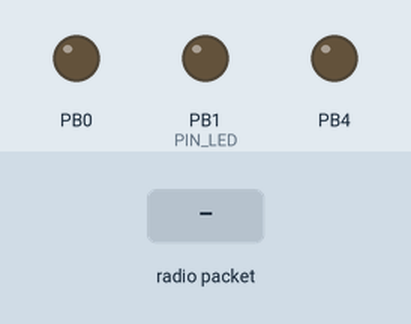
This sketch was run on a simulated ATtiny85, built with avr-gcc and run on an emulated ATtiny85. Parts: output pins drawn as LEDs (lit = HIGH). The test bench sets the inputs (shaded band). No radio packets arrive unless stated.

Above: at 1.2 s.
1.3 s: radio packet "0" arrives
At 2.0 s:
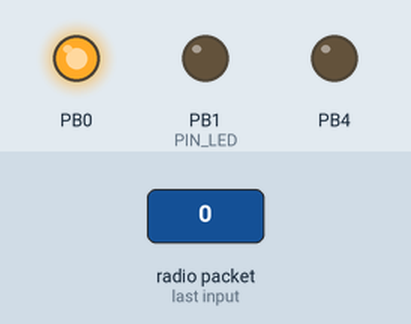
2.8 s: radio packet "1" arrives
At 3.1 s:
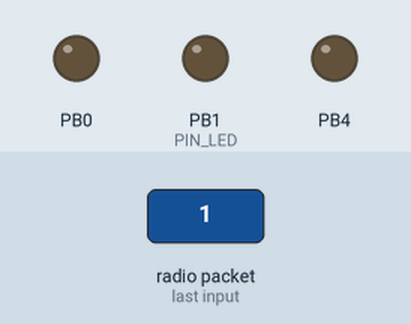
Timing chart, 0 to 5.8 s (numbered marks = the images above; inputs shaded):
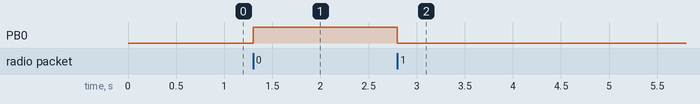

The sketch:

rgb-attiny85-test.ino
```cpp
#include <VirtualWire.h>
#define PIN_LED 1
#define PIN_RFR 3

#define RF_SPEED_BPS 1024
volatile uint8_t* Port[] = {&OCR0A, &OCR0B, &OCR1B};

#define PIN_COL0B       _BV(PINB0)
#define PIN_COL1B       _BV(PINB1)
#define PIN_COL2B       _BV(PINB4)

#define PWM_DIRECT      B10
#define PWM_INVERT      B11
#define PWM_MODE        PWM_DIRECT

#define PWM_FAST_A      B11
#define PWM_FAST_B      B0
#define PWM_B_ENABLE    B1
#define PWM_CLK_64_A    B011
#define PWM_CLK_64_B    B111
#define PWM_OC1A_ENABLE B11
#define PWM_OC1B_ENABLE B11

#define COL_MAX         255
#define FRAME_DURATION 5

void setup()
{
  // Pin mode - output
  DDRB = DDRB | PIN_COL0B | PIN_COL1B | PIN_COL2B;
  // Setup all PWMs
  TCCR0A = PWM_MODE<<COM0A0 | PWM_MODE<<COM0B0 | PWM_FAST_A<<WGM00;
  TCCR0B = PWM_FAST_B<<WGM02 | PWM_CLK_64_A<<CS00;
  //GTCCR  = PWM_B_ENABLE<<PWM1B | PWM_OC1B_ENABLE<<COM1B0;
  //TCCR1  = PWM_OC1A_ENABLE<<COM1A0 | PWM_CLK_64_B<<CS10;

  vw_set_ptt_inverted(true); // Required for DR3100
  vw_set_rx_pin(PIN_RFR);
  vw_setup(RF_SPEED_BPS);
  vw_rx_start(); // Start the receiver PLL running
}

int ledState = 1;

void loop()
{
  uint8_t buf[VW_MAX_MESSAGE_LEN];
  uint8_t buflen = VW_MAX_MESSAGE_LEN;

  if (vw_get_message(buf, &buflen))
  {
    if (buf[0] == '1') {
      ledState = 1;
    }
    if (buf[0] == '0') {
      ledState = 0;
    }
  }

  int value = ledState ==0 ? 0 : COL_MAX;
  setColor(0,  value);
}
/*

int j = 0;
int i = 0;

void loop() {
  setColor(0, ledState == 0 ? 0 : COL_MAX);
  if (ledState) {
      if (j == 3) {
        j = 0;
      } else {
        if (i == COL_MAX) {
          i = 0;
          setColor(j, 0);
          j++;
        } else {
          setColor(j, i);
          delay(FRAME_DURATION);
          i++;
        }
      }
  }
}
*/

void setColor(unsigned int index, unsigned int color) {
  switch (index) {
    case 0:
    case 1:
      *Port[index] = COL_MAX - color;
      break;
    case 2:
      *Port[index] = color;
  }
}
```

Measured:
- after the input at 1.3 s, PB0: LOW → HIGH at once
- after the input at 2.8 s, PB0: HIGH → LOW at once
